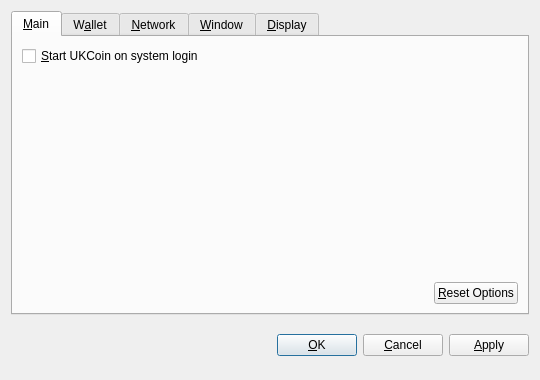
<?xml version="1.0" encoding="UTF-8"?>
<ui version="4.0">
 <class>OptionsDialog</class>
 <widget class="QDialog" name="OptionsDialog">
  <property name="geometry">
   <rect>
    <x>0</x>
    <y>0</y>
    <width>540</width>
    <height>380</height>
   </rect>
  </property>
  <property name="windowTitle">
   <string>Options</string>
  </property>
  <property name="modal">
   <bool>true</bool>
  </property>
  <layout class="QVBoxLayout" name="verticalLayout">
   <item>
    <widget class="QTabWidget" name="tabWidget">
     <property name="tabPosition">
      <enum>QTabWidget::North</enum>
     </property>
     <property name="currentIndex">
      <number>0</number>
     </property>
     <widget class="QWidget" name="tabMain">
      <attribute name="title">
       <string>&amp;Main</string>
      </attribute>
      <layout class="QVBoxLayout" name="verticalLayout_Main">
       <item>
        <widget class="QCheckBox" name="bitcoinAtStartup">
         <property name="toolTip">
          <string>Automatically start UKCoin after logging in to the system.</string>
         </property>
         <property name="text">
          <string>&amp;Start UKCoin on system login</string>
         </property>
        </widget>
       </item>
       <item>
        <spacer name="verticalSpacer_Main">
         <property name="orientation">
          <enum>Qt::Vertical</enum>
         </property>
         <property name="sizeHint" stdset="0">
          <size>
           <width>20</width>
           <height>40</height>
          </size>
         </property>
        </spacer>
       </item>
       <item>
        <layout class="QHBoxLayout" name="horizontalLayout_2_Main">
         <item>
          <spacer name="horizontalSpacer_2_Main">
           <property name="orientation">
            <enum>Qt::Horizontal</enum>
           </property>
           <property name="sizeHint" stdset="0">
            <size>
             <width>40</width>
             <height>20</height>
            </size>
           </property>
          </spacer>
         </item>
         <item>
          <widget class="QPushButton" name="resetButton">
           <property name="toolTip">
            <string>Reset all client options to default.</string>
           </property>
           <property name="text">
            <string>&amp;Reset Options</string>
           </property>
           <property name="autoDefault">
            <bool>false</bool>
           </property>
          </widget>
         </item>
        </layout>
       </item>
      </layout>
     </widget>
     <widget class="QWidget" name="tabWallet">
      <attribute name="title">
       <string>W&amp;allet</string>
      </attribute>
      <layout class="QVBoxLayout" name="verticalLayout_Network">
       <item>
        <widget class="QLabel" name="transactionFeeInfoLabel">
         <property name="text">
          <string>Optional transaction fee per kB that helps make sure your transactions are processed quickly. Most transactions are 1 kB.</string>
         </property>
         <property name="textFormat">
          <enum>Qt::PlainText</enum>
         </property>
         <property name="wordWrap">
          <bool>true</bool>
         </property>
        </widget>
       </item>
       <item>
        <layout class="QHBoxLayout" name="horizontalLayout_1_Main">
         <item>
          <widget class="QLabel" name="transactionFeeLabel">
           <property name="text">
            <string>Pay transaction &amp;fee</string>
           </property>
           <property name="textFormat">
            <enum>Qt::PlainText</enum>
           </property>
           <property name="buddy">
            <cstring>transactionFee</cstring>
           </property>
          </widget>
         </item>
         <item>
          <widget class="BitcoinAmountField" name="transactionFee"/>
         </item>
         <item>
          <spacer name="horizontalSpacer_1_Main">
           <property name="orientation">
            <enum>Qt::Horizontal</enum>
           </property>
           <property name="sizeHint" stdset="0">
            <size>
             <width>40</width>
             <height>20</height>
            </size>
           </property>
          </spacer>
         </item>
        </layout>
       </item>
       <item>
        <widget class="QLabel" name="label">
         <property name="text">
          <string>If you disable the spending of unconfirmed change, the change from a transaction cannot be used until that transaction has at least one confirmation. This also affects how your balance is computed.</string>
         </property>
         <property name="wordWrap">
          <bool>true</bool>
         </property>
        </widget>
       </item>
       <item>
        <widget class="QCheckBox" name="spendZeroConfChange">
         <property name="text">
          <string>Spend unconfirmed change  (experts only)</string>
         </property>
        </widget>
       </item>
       <item>
        <spacer name="verticalSpacer">
         <property name="orientation">
          <enum>Qt::Vertical</enum>
         </property>
         <property name="sizeHint" stdset="0">
          <size>
           <width>20</width>
           <height>40</height>
          </size>
         </property>
        </spacer>
       </item>
      </layout>
     </widget>
     <widget class="QWidget" name="tabNetwork">
      <attribute name="title">
       <string>&amp;Network</string>
      </attribute>
      <layout class="QVBoxLayout" name="verticalLayout_Network">
       <item>
        <widget class="QCheckBox" name="mapPortUpnp">
         <property name="toolTip">
          <string>Automatically open the UKCoin client port on the router. This only works when your router supports UPnP and it is enabled.</string>
         </property>
         <property name="text">
          <string>Map port using &amp;UPnP</string>
         </property>
        </widget>
       </item>
       <item>
        <widget class="QCheckBox" name="connectSocks">
         <property name="toolTip">
          <string>Connect to the UKCoin network through a SOCKS proxy (e.g. when connecting through Tor).</string>
         </property>
         <property name="text">
          <string>&amp;Connect through SOCKS proxy:</string>
         </property>
        </widget>
       </item>
       <item>
        <layout class="QHBoxLayout" name="horizontalLayout_Network">
         <item>
          <widget class="QLabel" name="proxyIpLabel">
           <property name="text">
            <string>Proxy &amp;IP:</string>
           </property>
           <property name="textFormat">
            <enum>Qt::PlainText</enum>
           </property>
           <property name="buddy">
            <cstring>proxyIp</cstring>
           </property>
          </widget>
         </item>
         <item>
          <widget class="QValidatedLineEdit" name="proxyIp">
           <property name="maximumSize">
            <size>
             <width>140</width>
             <height>16777215</height>
            </size>
           </property>
           <property name="toolTip">
            <string>IP address of the proxy (e.g. 127.0.0.1)</string>
           </property>
          </widget>
         </item>
         <item>
          <widget class="QLabel" name="proxyPortLabel">
           <property name="text">
            <string>&amp;Port:</string>
           </property>
           <property name="textFormat">
            <enum>Qt::PlainText</enum>
           </property>
           <property name="buddy">
            <cstring>proxyPort</cstring>
           </property>
          </widget>
         </item>
         <item>
          <widget class="QLineEdit" name="proxyPort">
           <property name="maximumSize">
            <size>
             <width>55</width>
             <height>16777215</height>
            </size>
           </property>
           <property name="toolTip">
            <string>Port of the proxy (e.g. 9050)</string>
           </property>
          </widget>
         </item>
         <item>
          <widget class="QLabel" name="socksVersionLabel">
           <property name="text">
            <string>SOCKS &amp;Version:</string>
           </property>
           <property name="textFormat">
            <enum>Qt::PlainText</enum>
           </property>
           <property name="buddy">
            <cstring>socksVersion</cstring>
           </property>
          </widget>
         </item>
         <item>
          <widget class="QValueComboBox" name="socksVersion">
           <property name="toolTip">
            <string>SOCKS version of the proxy (e.g. 5)</string>
           </property>
          </widget>
         </item>
         <item>
          <spacer name="horizontalSpacer_Network">
           <property name="orientation">
            <enum>Qt::Horizontal</enum>
           </property>
           <property name="sizeHint" stdset="0">
            <size>
             <width>40</width>
             <height>20</height>
            </size>
           </property>
          </spacer>
         </item>
        </layout>
       </item>
       <item>
        <spacer name="verticalSpacer_Network">
         <property name="orientation">
          <enum>Qt::Vertical</enum>
         </property>
         <property name="sizeHint" stdset="0">
          <size>
           <width>20</width>
           <height>40</height>
          </size>
         </property>
        </spacer>
       </item>
      </layout>
     </widget>
     <widget class="QWidget" name="tabWindow">
      <attribute name="title">
       <string>&amp;Window</string>
      </attribute>
      <layout class="QVBoxLayout" name="verticalLayout_Window">
       <item>
        <widget class="QCheckBox" name="minimizeToTray">
         <property name="toolTip">
          <string>Show only a tray icon after minimizing the window.</string>
         </property>
         <property name="text">
          <string>&amp;Minimize to the tray instead of the taskbar</string>
         </property>
        </widget>
       </item>
       <item>
        <widget class="QCheckBox" name="minimizeOnClose">
         <property name="toolTip">
          <string>Minimize instead of exit the application when the window is closed. When this option is enabled, the application will be closed only after selecting Quit in the menu.</string>
         </property>
         <property name="text">
          <string>M&amp;inimize on close</string>
         </property>
        </widget>
       </item>
       <item>
        <spacer name="verticalSpacer_Window">
         <property name="orientation">
          <enum>Qt::Vertical</enum>
         </property>
         <property name="sizeHint" stdset="0">
          <size>
           <width>20</width>
           <height>40</height>
          </size>
         </property>
        </spacer>
       </item>
      </layout>
     </widget>
     <widget class="QWidget" name="tabDisplay">
      <attribute name="title">
       <string>&amp;Display</string>
      </attribute>
      <layout class="QVBoxLayout" name="verticalLayout_Display">
       <item>
        <layout class="QHBoxLayout" name="horizontalLayout_1_Display">
         <item>
          <widget class="QLabel" name="langLabel">
           <property name="text">
            <string>User Interface &amp;language:</string>
           </property>
           <property name="textFormat">
            <enum>Qt::PlainText</enum>
           </property>
           <property name="buddy">
            <cstring>lang</cstring>
           </property>
          </widget>
         </item>
         <item>
          <widget class="QValueComboBox" name="lang">
           <property name="toolTip">
            <string>The user interface language can be set here. This setting will take effect after restarting UKCoin.</string>
           </property>
          </widget>
         </item>
        </layout>
       </item>
       <item>
        <layout class="QHBoxLayout" name="horizontalLayout_2_Display">
         <item>
          <widget class="QLabel" name="unitLabel">
           <property name="text">
            <string>&amp;Unit to show amounts in:</string>
           </property>
           <property name="textFormat">
            <enum>Qt::PlainText</enum>
           </property>
           <property name="buddy">
            <cstring>unit</cstring>
           </property>
          </widget>
         </item>
         <item>
          <widget class="QValueComboBox" name="unit">
           <property name="toolTip">
            <string>Choose the default subdivision unit to show in the interface and when sending coins.</string>
           </property>
          </widget>
         </item>
        </layout>
       </item>
       <item>
        <widget class="QCheckBox" name="displayAddresses">
         <property name="toolTip">
          <string>Whether to show UKCoin addresses in the transaction list or not.</string>
         </property>
         <property name="text">
          <string>&amp;Display addresses in transaction list</string>
         </property>
        </widget>
       </item>
       <item>
        <widget class="QCheckBox" name="coinControlFeatures">
         <property name="toolTip">
          <string>Whether to show coin control features or not.</string>
         </property>
         <property name="text">
          <string>Display coin &amp;control features (experts only!)</string>
         </property>
        </widget>
       </item>
       <item>
        <spacer name="verticalSpacer_Display">
         <property name="orientation">
          <enum>Qt::Vertical</enum>
         </property>
         <property name="sizeHint" stdset="0">
          <size>
           <width>20</width>
           <height>40</height>
          </size>
         </property>
        </spacer>
       </item>
      </layout>
     </widget>
    </widget>
   </item>
   <item>
    <layout class="QHBoxLayout" name="horizontalLayout_Buttons">
     <item>
      <spacer name="horizontalSpacer_1">
       <property name="orientation">
        <enum>Qt::Horizontal</enum>
       </property>
       <property name="sizeHint" stdset="0">
        <size>
         <width>40</width>
         <height>48</height>
        </size>
       </property>
      </spacer>
     </item>
     <item>
      <widget class="QLabel" name="statusLabel">
       <property name="font">
        <font>
         <weight>75</weight>
         <bold>true</bold>
        </font>
       </property>
       <property name="text">
        <string/>
       </property>
       <property name="textFormat">
        <enum>Qt::PlainText</enum>
       </property>
       <property name="wordWrap">
        <bool>true</bool>
       </property>
      </widget>
     </item>
     <item>
      <spacer name="horizontalSpacer_2">
       <property name="orientation">
        <enum>Qt::Horizontal</enum>
       </property>
       <property name="sizeHint" stdset="0">
        <size>
         <width>40</width>
         <height>48</height>
        </size>
       </property>
      </spacer>
     </item>
     <item>
      <widget class="QPushButton" name="okButton">
       <property name="text">
        <string>&amp;OK</string>
       </property>
      </widget>
     </item>
     <item>
      <widget class="QPushButton" name="cancelButton">
       <property name="text">
        <string>&amp;Cancel</string>
       </property>
       <property name="autoDefault">
        <bool>false</bool>
       </property>
      </widget>
     </item>
     <item>
      <widget class="QPushButton" name="applyButton">
       <property name="text">
        <string>&amp;Apply</string>
       </property>
       <property name="autoDefault">
        <bool>false</bool>
       </property>
      </widget>
     </item>
    </layout>
   </item>
  </layout>
 </widget>
 <customwidgets>
  <customwidget>
   <class>BitcoinAmountField</class>
   <extends>QSpinBox</extends>
   <header>bitcoinamountfield.h</header>
  </customwidget>
  <customwidget>
   <class>QValueComboBox</class>
   <extends>QComboBox</extends>
   <header>qvaluecombobox.h</header>
  </customwidget>
  <customwidget>
   <class>QValidatedLineEdit</class>
   <extends>QLineEdit</extends>
   <header>qvalidatedlineedit.h</header>
  </customwidget>
 </customwidgets>
 <resources/>
 <connections/>
</ui>
